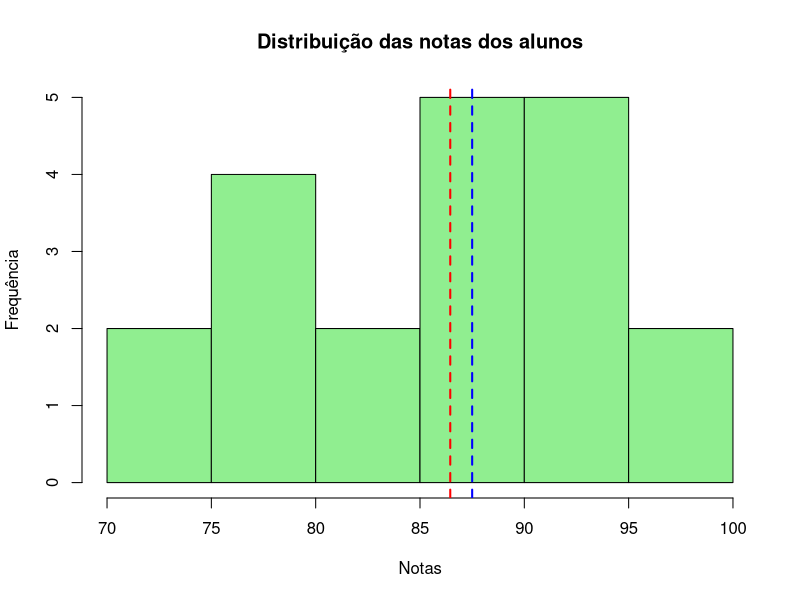
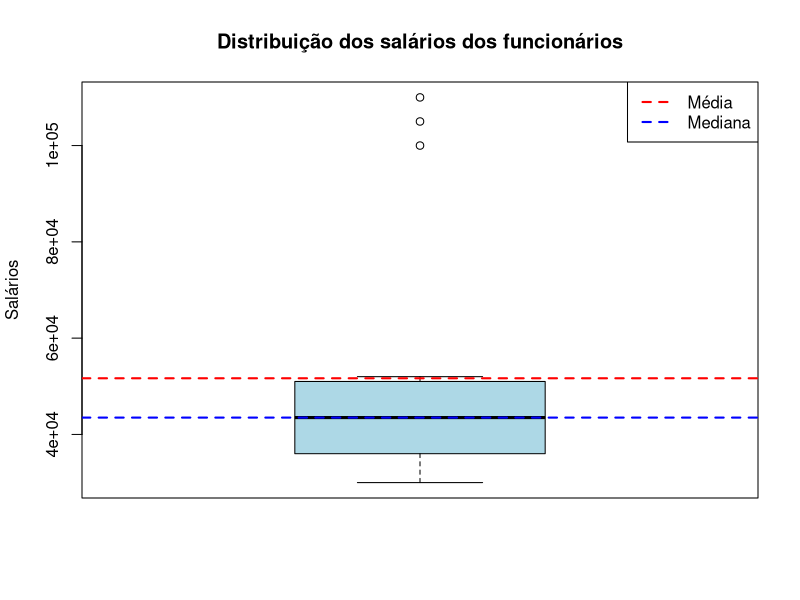

Reproduce these figures in R, in order.
# análise de desempenho acadêmico

notas <-  c(70, 80, 90, 100, 85, 75, 95, 88, 92, 78, 84, 91, 87, 93,
            77, 89, 86, 94, 79, 96)

media <- mean(notas)
mediana <- median(notas)

hist(
  notas,
  main = "Distribuição das notas dos alunos",
  xlab = "Notas",
  ylab = "Frequência",
  col = "lightgreen",
  breaks = 10
)

abline(
  v = media,
  col = "red",
  lwd = 2,
  lty = 2
)

abline(
  v = mediana,
  col = "blue",
  lwd = 2,
  lty = 2
)

# análise de salários em uma empresa

salarios <- c(30000, 35000, 40000, 45000, 50000, 100000, 32000, 37000, 42000, 
              47000, 52000, 105000, 31000, 36000, 41000, 46000, 51000, 110000)

media_salarios <- mean(salarios)
mediana_salarios <- median(salarios)

boxplot(salarios,
        main = "Distribuição dos salários dos funcionários",
        ylab = "Salários",
        col = "lightblue")

abline(
  h = media_salarios,
  col = "red",
  lwd = 2,
  lty = 2
)

abline(
  h = mediana_salarios,
  col = "blue",
  lwd = 2,
  lty = 2
)

legend(
  "topright",
  legend = c("Média", "Mediana"),
  col = c("red", "blue"),
  lwd = 2,
  lty = 2
)
